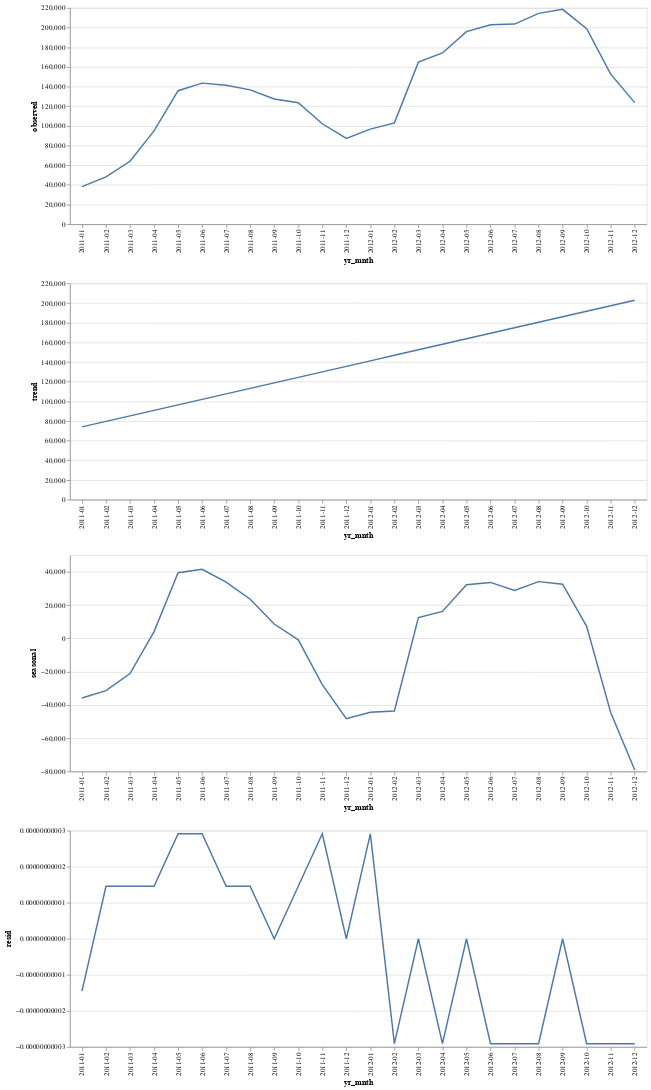

Notebook cell for this chart:
### Markdown cell above
Let's make those plots better looking with Altair.

### Code cell
_ts = {}
for result in ['observed', 'trend', 'seasonal', 'resid']:
    df = pd.DataFrame({'yr_mnth': monthly.yr_mnth, result: getattr(stl, result)})
    _ts[result] = simple_ts_plot(df, x='yr_mnth', y=result, height=50)


alt.vconcat(*_ts.values()).resolve_scale(x='shared')

### Figure 1 — Vega-Lite specification as saved in the notebook (floating-point values rounded to 4 significant figures)
{"config": {"view": {"continuousWidth": 400, "continuousHeight": 300}}, "vconcat": [{"data": {"name": "data-2207c7e53f416449cf6c4ec8f2ea1536"}, "mark": "line", "encoding": {"x": {"type": "nominal", "field": "yr_mnth"}, "y": {"type": "quantitative", "field": "observed"}}, "width": 800}, {"data": {"name": "data-4c30202c2602ca0553634db9a896cdcc"}, "mark": "line", "encoding": {"x": {"type": "nominal", "field": "yr_mnth"}, "y": {"type": "quantitative", "field": "trend"}}, "width": 800}, {"data": {"name": "data-8dcc4c541888261b9081bd62874574d0"}, "mark": "line", "encoding": {"x": {"type": "nominal", "field": "yr_mnth"}, "y": {"type": "quantitative", "field": "seasonal"}}, "width": 800}, {"data": {"name": "data-b8c0fc3adb851ee3a1c35e42a67d6583"}, "mark": "line", "encoding": {"x": {"type": "nominal", "field": "yr_mnth"}, "y": {"type": "quantitative", "field": "resid"}}, "width": 800}], "resolve": {"scale": {"x": "shared"}}, "$schema": "https://vega.github.io/schema/vega-lite/v4.8.1.json", "datasets": {"data-2207c7e53f416449cf6c4ec8f2ea1536": [{"yr_mnth": "2011-01", "observed": 38189}, {"yr_mnth": "2011-02", "observed": 48215}, {"yr_mnth": "2011-03", "observed": 64045}, {"yr_mnth": "2011-04", "observed": 94870}, {"yr_mnth": "2011-05", "observed": 135821}, {"yr_mnth": "2011-06", "observed": 143512}, {"yr_mnth": "2011-07", "observed": 141341}, {"yr_mnth": "2011-08", "observed": 136691}, {"yr_mnth": "2011-09", "observed": 127418}, {"yr_mnth": "2011-10", "observed": 123511}, {"yr_mnth": "2011-11", "observed": 102167}, {"yr_mnth": "2011-12", "observed": 87323}, {"yr_mnth": "2012-01", "observed": 96744}, {"yr_mnth": "2012-02", "observed": 103137}, {"yr_mnth": "2012-03", "observed": 164875}, {"yr_mnth": "2012-04", "observed": 174224}, {"yr_mnth": "2012-05", "observed": 195865}, {"yr_mnth": "2012-06", "observed": 202830}, {"yr_mnth": "2012-07", "observed": 203607}, {"yr_mnth": "2012-08", "observed": 214503}, {"yr_mnth": "2012-09", "observed": 218573}, {"yr_mnth": "2012-10", "observed": 198841}, {"yr_mnth": "2012-11", "observed": 152664}, {"yr_mnth": "2012-12", "observed": 123713}], "data-4c30202c2602ca0553634db9a896cdcc": [{"yr_mnth": "2011-01", "trend": 73990.0}, {"yr_mnth": "2011-02", "trend": 79590.0}, {"yr_mnth": "2011-03", "trend": 85190.0}, {"yr_mnth": "2011-04", "trend": 90800.0}, {"yr_mnth": "2011-05", "trend": 96400.0}, {"yr_mnth": "2011-06", "trend": 102000.0}, {"yr_mnth": "2011-07", "trend": 107600.0}, {"yr_mnth": "2011-08", "trend": 113200.0}, {"yr_mnth": "2011-09", "trend": 118800.0}, {"yr_mnth": "2011-10", "trend": 124400.0}, {"yr_mnth": "2011-11", "trend": 130000.0}, {"yr_mnth": "2011-12", "trend": 135600.0}, {"yr_mnth": "2012-01", "trend": 141200.0}, {"yr_mnth": "2012-02", "trend": 146800.0}, {"yr_mnth": "2012-03", "trend": 152400.0}, {"yr_mnth": "2012-04", "trend": 158000.0}, {"yr_mnth": "2012-05", "trend": 163600.0}, {"yr_mnth": "2012-06", "trend": 169200.0}, {"yr_mnth": "2012-07", "trend": 174800.0}, {"yr_mnth": "2012-08", "trend": 180400.0}, {"yr_mnth": "2012-09", "trend": 186000.0}, {"yr_mnth": "2012-10", "trend": 191600.0}, {"yr_mnth": "2012-11", "trend": 197200.0}, {"yr_mnth": "2012-12", "trend": 202800.0}], "data-8dcc4c541888261b9081bd62874574d0": [{"yr_mnth": "2011-01", "seasonal": -35800.0}, {"yr_mnth": "2011-02", "seasonal": -31380.0}, {"yr_mnth": "2011-03", "seasonal": -21150.0}, {"yr_mnth": "2011-04", "seasonal": 4075.0}, {"yr_mnth": "2011-05", "seasonal": 39430.0}, {"yr_mnth": "2011-06", "seasonal": 41520.0}, {"yr_mnth": "2011-07", "seasonal": 33740.0}, {"yr_mnth": "2011-08", "seasonal": 23490.0}, {"yr_mnth": "2011-09", "seasonal": 8620.0}, {"yr_mnth": "2011-10", "seasonal": -887.1}, {"yr_mnth": "2011-11", "seasonal": -27830.0}, {"yr_mnth": "2011-12", "seasonal": -48280.0}, {"yr_mnth": "2012-01", "seasonal": -44460.0}, {"yr_mnth": "2012-02", "seasonal": -43660.0}, {"yr_mnth": "2012-03", "seasonal": 12470.0}, {"yr_mnth": "2012-04", "seasonal": 16220.0}, {"yr_mnth": "2012-05", "seasonal": 32260.0}, {"yr_mnth": "2012-06", "seasonal": 33630.0}, {"yr_mnth": "2012-07", "seasonal": 28800.0}, {"yr_mnth": "2012-08", "seasonal": 34100.0}, {"yr_mnth": "2012-09", "seasonal": 32570.0}, {"yr_mnth": "2012-10", "seasonal": 7237.0}, {"yr_mnth": "2012-11", "seasonal": -44540.0}, {"yr_mnth": "2012-12", "seasonal": -79090.0}], "data-b8c0fc3adb851ee3a1c35e42a67d6583": [{"yr_mnth": "2011-01", "resid": -1.455e-11}, {"yr_mnth": "2011-02", "resid": 1.455e-11}, {"yr_mnth": "2011-03", "resid": 1.455e-11}, {"yr_mnth": "2011-04", "resid": 1.455e-11}, {"yr_mnth": "2011-05", "resid": 2.91e-11}, {"yr_mnth": "2011-06", "resid": 2.91e-11}, {"yr_mnth": "2011-07", "resid": 1.455e-11}, {"yr_mnth": "2011-08", "resid": 1.455e-11}, {"yr_mnth": "2011-09", "resid": 0.0}, {"yr_mnth": "2011-10", "resid": 1.455e-11}, {"yr_mnth": "2011-11", "resid": 2.91e-11}, {"yr_mnth": "2011-12", "resid": 0.0}, {"yr_mnth": "2012-01", "resid": 2.91e-11}, {"yr_mnth": "2012-02", "resid": -2.91e-11}, {"yr_mnth": "2012-03", "resid": 0.0}, {"yr_mnth": "2012-04", "resid": -2.91e-11}, {"yr_mnth": "2012-05", "resid": 0.0}, {"yr_mnth": "2012-06", "resid": -2.91e-11}, {"yr_mnth": "2012-07", "resid": -2.91e-11}, {"yr_mnth": "2012-08", "resid": -2.91e-11}, {"yr_mnth": "2012-09", "resid": 0.0}, {"yr_mnth": "2012-10", "resid": -2.91e-11}, {"yr_mnth": "2012-11", "resid": -2.91e-11}, {"yr_mnth": "2012-12", "resid": -2.91e-11}]}}
